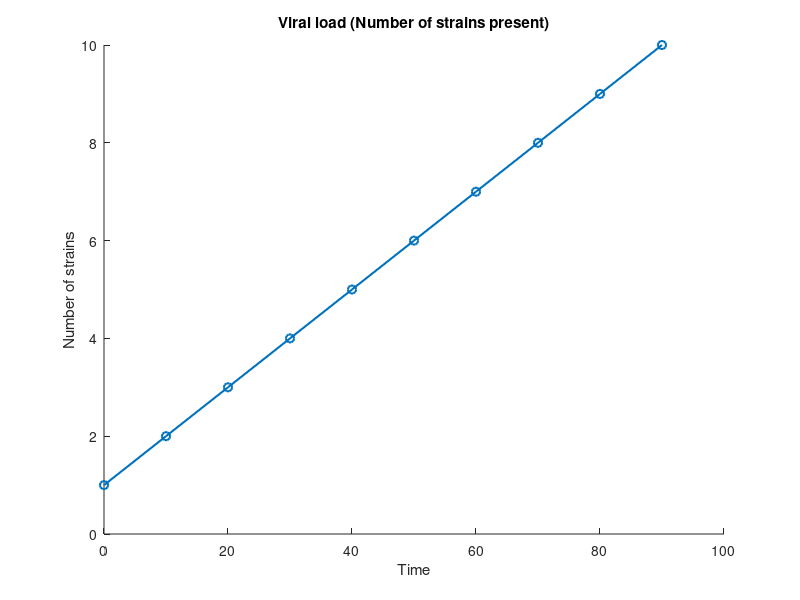

MATLAB code to generate this figure: (Note: this script raises an error after producing the figure.)
%
%% Solution to Part 2b of team assignment - Mutations & 
% Strain-Specific Immunity
%
clc
clear
close all
%
% Constants
r = 2.5;
p = 2;
c = 0.1;
b = 0.1;
P = 0.1;
h = 0.1; % Time increment (dt)
%
%% Generate plot to show viral load over time
%
% Plot the deterministic viral load
figure(1)
hold on
times = 0:10:90;
num_strains = 1:10; % 1 new strain every 10 time steps, starting at 1
plot(times, num_strains,'LineWidth',1.5,'Marker','o');
title("Viral load (Number of strains present)")
xlabel("Time")
ylabel("Number of strains")
%
% Plot the stochastic viral load over 10 instances
for i=1:10
    % Generate viral load over time in one instance
    tspan = [0,100];
    x = HIVStochGen(P,h,tspan(1),tspan(2));
    new_strain_idx = x(1,:)==1; % index of time values where a new mutation arose
    alltimes = x(2,:);
    start_times = alltimes(new_strain_idx); % time values where a new mutation arose
    strain_nums = 1:length(start_times);
    % Complete the plot by adding an initial and final point
    highest_load = strain_nums(length(strain_nums));
    start_times_final = [0, start_times, 100];
    strain_nums_final = [1, strain_nums, highest_load];
    plot(start_times_final, strain_nums_final,'Color','r','LineWidth',0.5,'Marker','o');
end
%
% Complete the graph
axis([0,90,0,15])
legend("Deterministic model","Stochastic model")